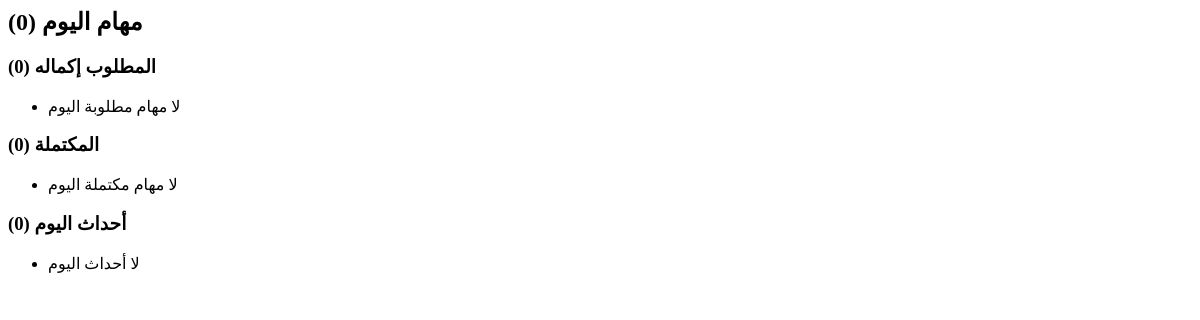
The page /dashboard/data on the database as committed earlier.
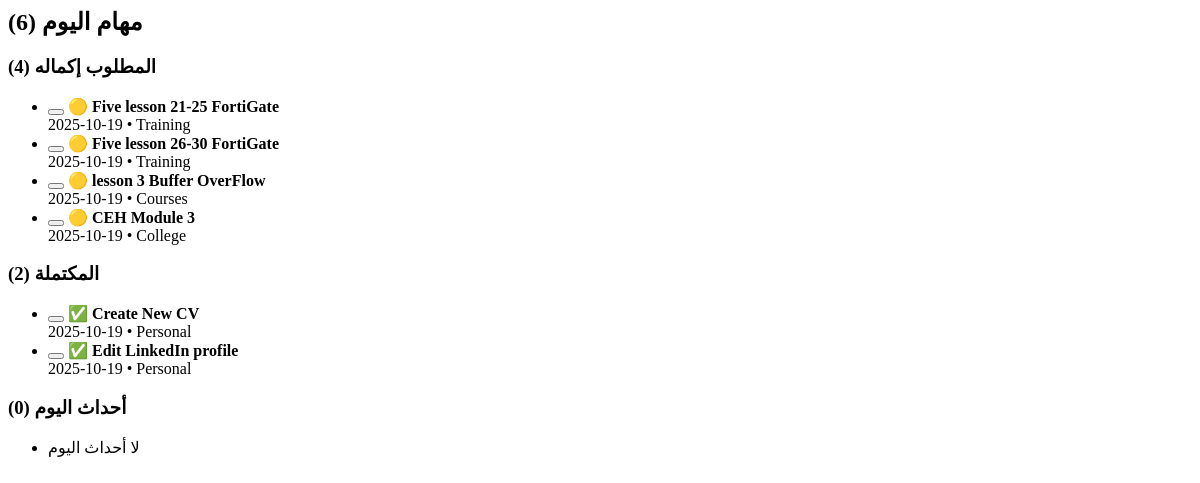
The same page on the database as committed later.
### tables this page shows
CREATE TABLE tasks (
        id INTEGER PRIMARY KEY AUTOINCREMENT,
        title TEXT NOT NULL,
        description TEXT,
        category TEXT,
        date TEXT,
        status TEXT DEFAULT 'Pending'
    );

### app.py (the view)
@app.route('/dashboard/data')
def dashboard_data():
    sel = request.args.get('d')
    try:
        sel_date = date.fromisoformat(sel) if sel else date.today()
    except Exception:
        sel_date = date.today()
    sd = sel_date.isoformat()
    if sel_date == date.today():
        selected_label = 'مهام اليوم'
    elif sel_date == date.today() + timedelta(days=1):
        selected_label = 'مهام غدًا'
    else:
        selected_label = f"مهام {sel_date.strftime('%d/%m/%Y')}"
    todays_all = task_model.list(range_filter=(sd, sd))
    todays_pending = [t for t in todays_all if t.get('status') != 'Done']
    todays_done = [t for t in todays_all if t.get('status') == 'Done']
    todays_events = event_model.list(filter_by={'date_only': sd})
    return render_template('_dashboard_tasks.html',
                           selected_label=selected_label,
                           todays_all=todays_all,
                           todays_pending=todays_pending,
                           todays_done=todays_done,
                           todays_events=todays_events)

### models.py (called while the page is built)
def _connect(dbfile=None):
    if not dbfile:
        dbfile = DB_PATH
    elif not os.path.isabs(dbfile):
        dbfile = os.path.join(BASE_DIR, dbfile)
    conn = sqlite3.connect(dbfile, check_same_thread=False)
    conn.row_factory = sqlite3.Row
    return conn

    @staticmethod
    def _conn():
        return _connect(tasks.DBFILE)

    @staticmethod
    def _conn():
        return _connect(events.DBFILE)

    @staticmethod
    def list(filter_by=None):
        conn = events._conn(); cur = conn.cursor()
        q = "SELECT * FROM events ORDER BY datetime(datetime) ASC"
        cur.execute(q)
        rows = [dict(r) for r in cur.fetchall()]
        if filter_by and 'date_only' in filter_by:
            d = filter_by['date_only']
            rows = [r for r in rows if r.get('datetime') and r['datetime'][:10] == d]
        conn.close(); return rows

### templates/_dashboard_tasks.html (shortened to what this page needs)
<section class="card" id="dashboard-tasks">
  <h2>{{ selected_label }} ({{ todays_all|length }})</h2>
  <h3>المطلوب إكماله ({{ todays_pending|length }})</h3>
  <ul class="today-tasks" id="pending-list">
    {% for t in todays_pending %}
      <li class="task task-pending" data-id="{{ t.id }}">
        <button class="task-toggle" data-id="{{ t.id }}" aria-pressed="false" title="تبديل الحالة"></button>
        <span class="task-mark">🟡</span>
        <strong class="task-title">{{ t.title }}</strong>
        <div class="small task-meta">{{ t.date or '' }} • {{ t.category or '' }}</div>
      </li>
    {% else %}
      <li class="small">لا مهام مطلوبة اليوم</li>
    {% endfor %}
  </ul>
  <h3 class="done-heading">المكتملة ({{ todays_done|length }})</h3>
  <ul class="today-tasks" id="done-list">
    {% for t in todays_done %}
      <li class="task task-done" data-id="{{ t.id }}">
        <button class="task-toggle" data-id="{{ t.id }}" aria-pressed="true" title="تبديل الحالة"></button>
        <span class="task-mark">✅</span>
        <strong class="task-title">{{ t.title }}</strong>
        <div class="small task-meta">{{ t.date or '' }} • {{ t.category or '' }}</div>
      </li>
    {% else %}
      <li class="small">لا مهام مكتملة اليوم</li>
    {% endfor %}
  </ul>
</section>
<section class="card" id="dashboard-events">
  <h3>أحداث اليوم ({{ todays_events|length }})</h3>
  <ul>
    {% for e in todays_events %}
      <li>{{ e.datetime[:16] }} — <strong>{{ e.title }}</strong></li>
    {% else %}
      <li>لا أحداث اليوم</li>
    {% endfor %}
  </ul>
</section>

Rows that differ between the two databases and show on the page:
added tasks: title "Five lesson 21-25 FortiGate", date "2025-10-19", category "Training", shown under "المطلوب إكماله (4)"
added tasks: title "Five lesson 26-30 FortiGate", date "2025-10-19", category "Training", shown under "المطلوب إكماله (4)"
added tasks: title "lesson 3 Buffer OverFlow", date "2025-10-19", category "Courses", shown under "المطلوب إكماله (4)"
added tasks: title "CEH Module 3", date "2025-10-19", category "College", shown under "المطلوب إكماله (4)"
added tasks: title "Create New CV", date "2025-10-19", category "Personal", shown under "المكتملة (2)"
added tasks: title "Edit LinkedIn profile", date "2025-10-19", category "Personal", shown under "المكتملة (2)"
Other text that changed with them:
{{ todays_all|length }}: "0" → "6"
{{ todays_pending|length }}: "0" → "4"
{{ todays_done|length }}: "0" → "2"
text no longer shown: "لا مهام مطلوبة اليوم لا مهام مكتملة اليوم"
